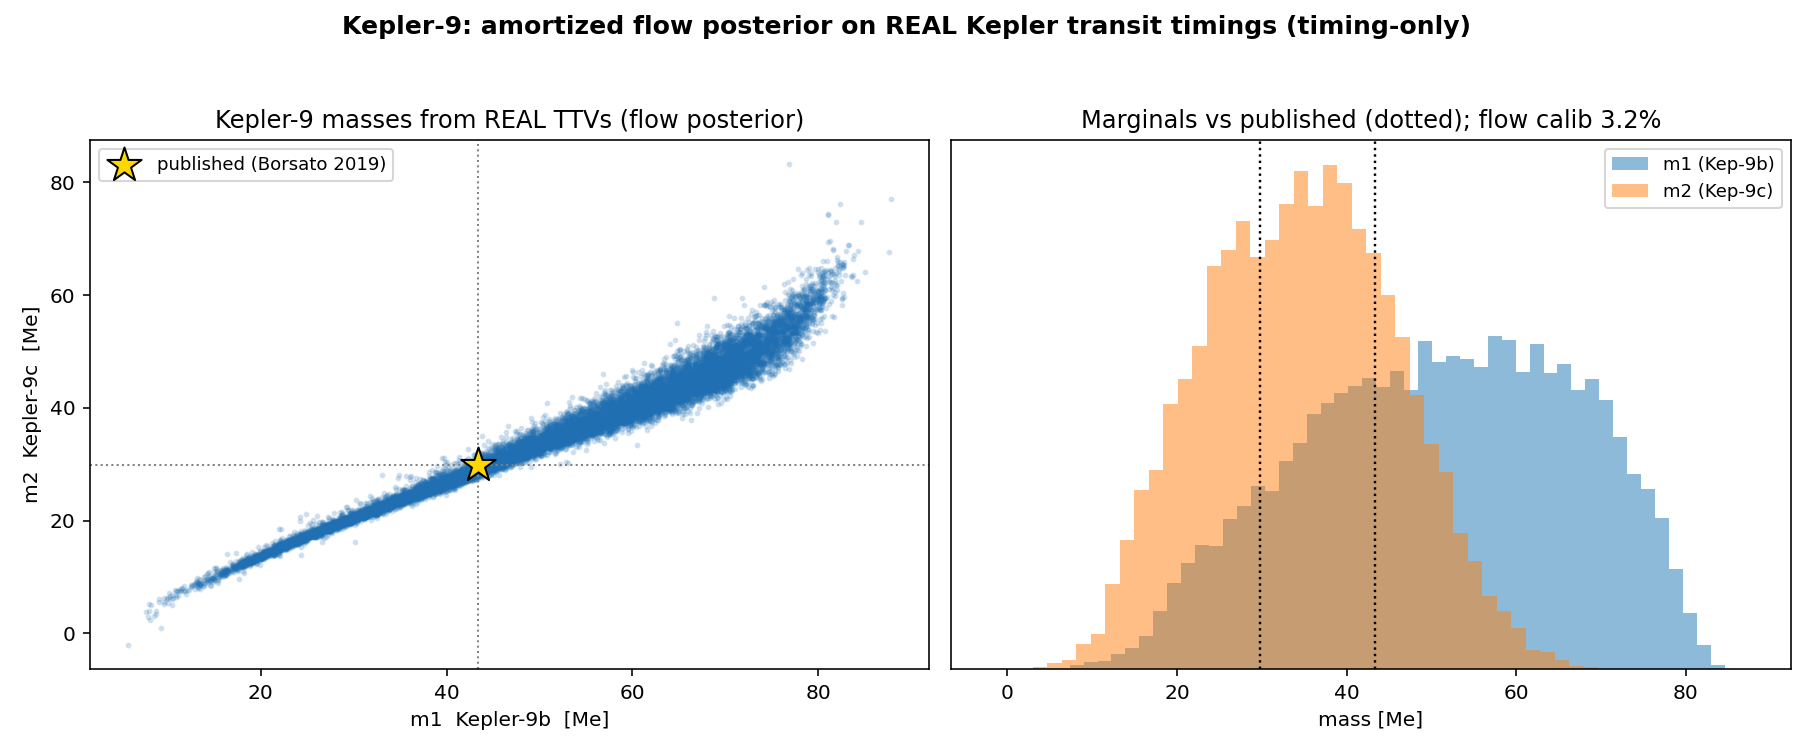

The Python source for this figure:
"""
Real Kepler-9 fit, stage 2 (torch env): train the flow head on the config-specific jaxttv data
(kepler9_train.npz) and apply it to the REAL Kepler-9 O-C, inferring the planet masses/eccentricities
and comparing to the published dynamical masses (43.4 / 29.8 Me, Borsato 2019). Timing-only.

Also checks the config-specific flow is calibrated on held-out sims. Writes kepler9_fit.png + json.
"""
import json, numpy as np, torch
import matplotlib; matplotlib.use("Agg")
import matplotlib.pyplot as plt
from flow import NPEFlow

SEED = 0
NOISE_MIN = 1.0                      # real Kepler-9 median timing error ~1 min
EPOCHS, BATCH, LR = 300, 256, 1e-3
DEVICE = "cuda" if torch.cuda.is_available() else "cpu"
LEVELS = [0.5, 0.68, 0.9, 0.95]
NAMES = ["m1 (Kep-9b)", "m2 (Kep-9c)", "h1", "k1", "h2", "k2"]

d = np.load("kepler9_train.npz")
X_tr, th_tr = d["feats"], d["theta"]
X_va, th_va = d["feats_val"], d["theta_val"]
real = d["real_feat"]; published = d["published"]; IN = X_tr.shape[1]
print(f"in_dim {IN} | train {len(th_tr)} | published masses {published} Me")

f_mean, f_std = X_tr.mean(0), X_tr.std(0) + 1e-8
th_mean, th_std = th_tr.mean(0), th_tr.std(0) + 1e-8
rng = np.random.default_rng(SEED + 99)


def prep(X, th):
    x = (X + rng.normal(0, NOISE_MIN, X.shape) - f_mean) / f_std
    return (torch.tensor(x, dtype=torch.float32).to(DEVICE),
            torch.tensor((th - th_mean) / th_std, dtype=torch.float32).to(DEVICE))


Xv, Yv = prep(X_va, th_va)
torch.manual_seed(SEED)
flow = NPEFlow(in_dim=IN, theta_dim=6).to(DEVICE)
opt = torch.optim.Adam(flow.parameters(), lr=LR)
sch = torch.optim.lr_scheduler.StepLR(opt, 100, 0.5)
best, best_state = np.inf, None
for ep in range(EPOCHS):
    flow.train(); Xt, Yt = prep(X_tr, th_tr); p = torch.randperm(len(Xt)); Xt, Yt = Xt[p], Yt[p]
    for i in range(0, len(Xt), BATCH):
        opt.zero_grad(); loss = flow.nll(Xt[i:i+BATCH], Yt[i:i+BATCH]); loss.backward()
        torch.nn.utils.clip_grad_norm_(flow.parameters(), 5.0); opt.step()
    sch.step(); flow.eval()
    with torch.no_grad():
        v = flow.nll(Xv, Yv).item()
    if v < best:
        best, best_state = v, {k: t.clone() for k, t in flow.state_dict().items()}
    if ep % 50 == 0 or ep == EPOCHS-1:
        print(f"  epoch {ep:3d} val NLL {v:+.3f} (best {best:+.3f})", flush=True)
flow.load_state_dict(best_state)
torch.save(flow.state_dict(), "kepler9_flow.pt")

# calibration on held-out sims
with torch.no_grad():
    sv = flow.sample(Xv, n=500).cpu().numpy() * th_std + th_mean
cov = {}
for lv in LEVELS:
    lo, hi = (1-lv)/2*100, (1+lv)/2*100
    cov[lv] = float(np.mean([np.mean((th_va[:, dd] >= np.percentile(sv[:, :, dd], lo, 1)) &
                                     (th_va[:, dd] <= np.percentile(sv[:, :, dd], hi, 1))) for dd in range(6)]))
calib = float(np.mean([abs(cov[lv]-lv) for lv in LEVELS]))

# ---- the real fit ----
xr = torch.tensor((real - f_mean) / f_std, dtype=torch.float32, device=DEVICE).view(1, -1)
with torch.no_grad():
    post = flow.sample(xr, n=20000).cpu().numpy()[0] * th_std + th_mean
m1, m2 = post[:, 0], post[:, 1]
print(f"\n  Kepler-9 REAL fit (timing-only):")
print(f"    m1 (9b): {m1.mean():.1f} +/- {m1.std():.1f} Me   (published 43.4)")
print(f"    m2 (9c): {m2.mean():.1f} +/- {m2.std():.1f} Me   (published 29.8)")
print(f"    e1: {np.hypot(post[:,2],post[:,3]).mean():.3f}  e2: {np.hypot(post[:,4],post[:,5]).mean():.3f}")
print(f"    config-specific flow calibration: {calib*100:.1f}%")
z1 = abs(m1.mean()-published[0])/m1.std(); z2 = abs(m2.mean()-published[1])/m2.std()
print(f"    offset from published: {z1:.1f} sigma (m1), {z2:.1f} sigma (m2)")

fig, (ax1, ax2) = plt.subplots(1, 2, figsize=(12.5, 5.2))
ax1.scatter(m1, m2, s=4, alpha=0.15, color="#1f6fb2", rasterized=True)
ax1.scatter([published[0]], [published[1]], marker="*", s=320, color="gold",
            edgecolor="k", zorder=5, label="published (Borsato 2019)")
ax1.axvline(published[0], color="0.5", ls=":", lw=1); ax1.axhline(published[1], color="0.5", ls=":", lw=1)
ax1.set_xlabel("m1  Kepler-9b  [Me]"); ax1.set_ylabel("m2  Kepler-9c  [Me]")
ax1.set_title("Kepler-9 masses from REAL TTVs (flow posterior)"); ax1.legend(fontsize=9)
for dd, (val, pub) in enumerate([(m1, published[0]), (m2, published[1])]):
    ax2.hist(val, bins=50, density=True, alpha=0.5, label=NAMES[dd])
    ax2.axvline(pub, color="k", ls=":", lw=1.2)
ax2.set_xlabel("mass [Me]"); ax2.set_yticks([]); ax2.legend(fontsize=9)
ax2.set_title(f"Marginals vs published (dotted); flow calib {calib*100:.1f}%")
fig.suptitle("Kepler-9: amortized flow posterior on REAL Kepler transit timings (timing-only)",
             fontsize=12.5, fontweight="bold")
fig.tight_layout(rect=[0, 0, 1, 0.95]); fig.savefig("kepler9_fit.png", dpi=145)
print("  wrote kepler9_fit.png")

json.dump({"m1_mean": round(float(m1.mean()), 2), "m1_std": round(float(m1.std()), 2),
           "m2_mean": round(float(m2.mean()), 2), "m2_std": round(float(m2.std()), 2),
           "published": published.tolist(), "z_m1": round(float(z1), 2), "z_m2": round(float(z2), 2),
           "e1_mean": round(float(np.hypot(post[:,2],post[:,3]).mean()), 3),
           "e2_mean": round(float(np.hypot(post[:,4],post[:,5]).mean()), 3),
           "flow_calib": round(calib, 4), "in_dim": int(IN)},
          open("_kepler9_fit.json", "w"), indent=2)
print("  wrote _kepler9_fit.json")
